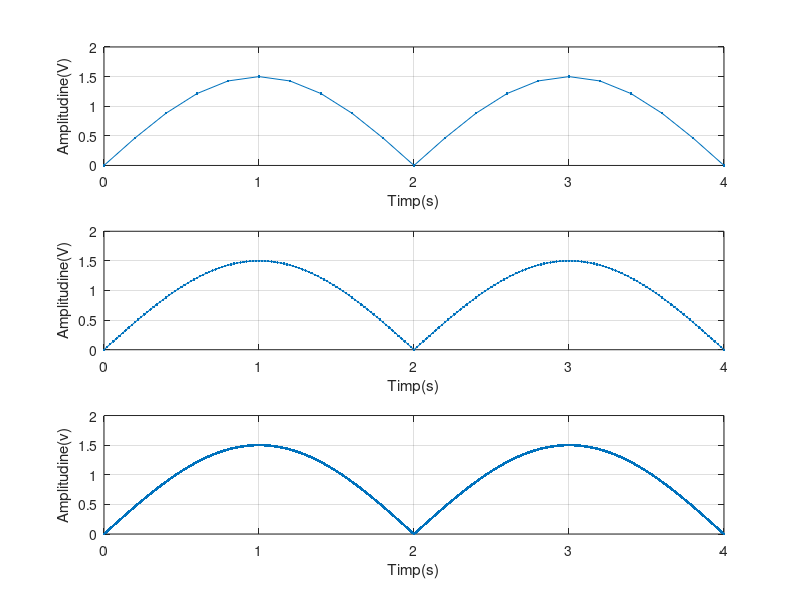

Recreate this plot in MATLAB.
%pentru 2 ms
t1=0:0.2:4;
s1=abs(1.5*sin(2*pi*1/4*t1));
subplot(3,1,1)
plot(t1,s1,'.-'),grid
xlabel('Timp(s)')
ylabel('Amplitudine(V)')
%pentru 20 ms
t2=0:0.02:4;
s2=abs(1.5*sin(2*pi*1/4*t2));
subplot(3,1,2)
plot(t2,s2,'.-'),grid
xlabel('Timp(s)')
ylabel('Amplitudine(V)')
%pentru 200 ms
t3=0:0.002:4;
s3=abs(1.5*sin(2*pi*1/4*t3));
subplot(3,1,3)
plot(t3,s3,'.-'),grid
xlabel('Timp(s)')
ylabel('Amplitudine(v)')